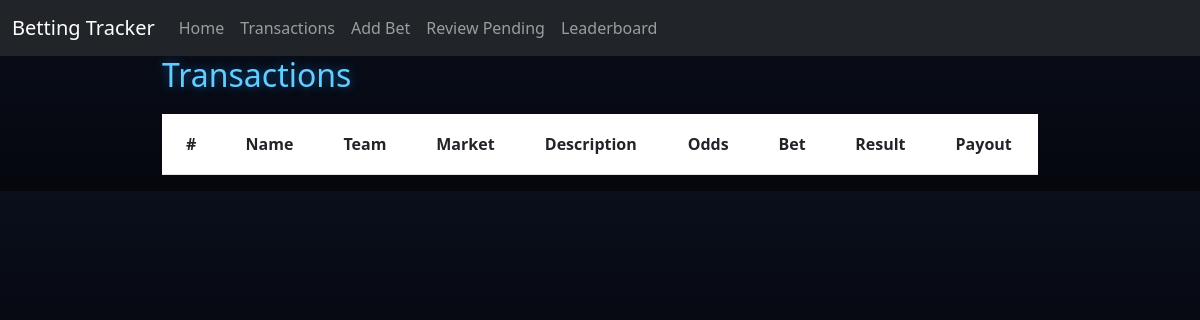
The page /review on the database as committed earlier.
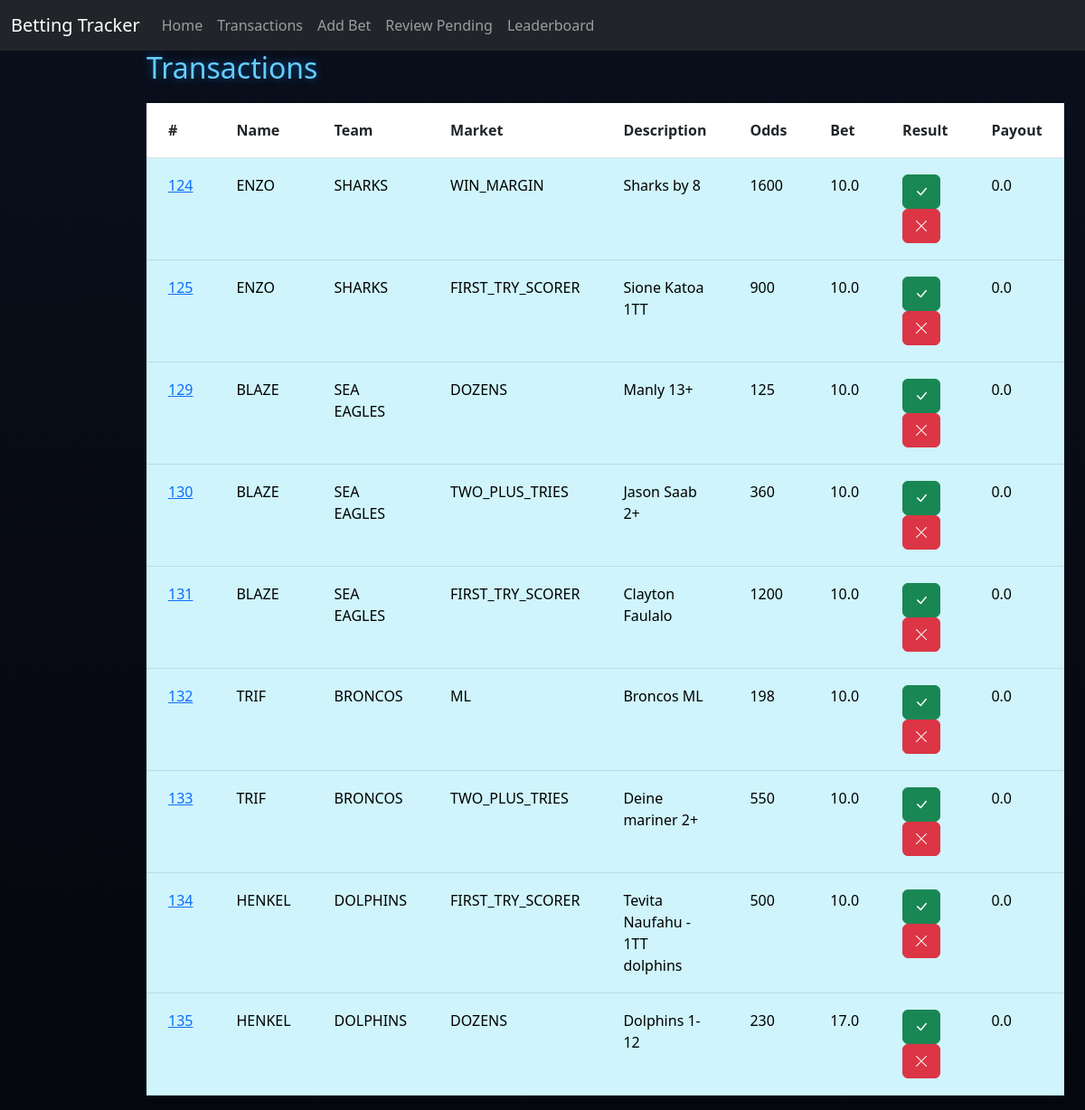
The same page on the database as committed later.
### tables this page shows
CREATE TABLE Transactions (
                            ID INTEGER PRIMARY KEY AUTOINCREMENT,
                            PlayerID INTEGER,
                            Team TEXT,
                            BetType TEXT,
                            Description TEXT,
                            Odds INTEGER,
                            AmountBet REAL,
                            Status TEXT,
                            AmountWon REAL,
                            FOREIGN KEY(PlayerID) REFERENCES Players(ID)
                        );

CREATE TABLE Players (
                        ID INTEGER PRIMARY KEY AUTOINCREMENT,
                        Name TEXT,
                        BetsPlaced INTEGER,
                        SuccessRate REAL,
                        Bank REAL
                    );

### app.py (the view, shortened to what this page needs)
@app.route("/review", methods=["GET", "POST"])
def review():
    db = get_db(DB)
    pending = db.execute("""
        SELECT Transactions.*, Players.Name
        FROM Transactions
        JOIN Players ON Players.ID = Transactions.PlayerID
        WHERE Status = 'Pending'
    """).fetchall()
    return render_template("review.html", transactions=pending)

### app.py (called while the page is built)
def get_db(DB):
    try:
        db = sqlite3.connect(DB)
        return db
    except sqlite3.Error as e:
        print(f"Error opening database: {e}")
        return None

### templates/review.html (shortened to what this page needs)
{% extends "base.html" %}
{% block content %}
<h2>Transactions</h2>
<table class="table transaction-table">
    <tr>
        <th>#</th>
        <th>Name</th>
        <th>Team</th>
        <th>Market</th>
        <th>Description</th>
        <th>Odds</th>
        <th>Bet</th>
        <th>Result</th>
        <th>Payout</th>
    </tr>
    {% for p in transactions %}
    <tr class="table-info">
        <td>
            <a href="{{ url_for('deleted', id=p[0]) }}">
                {{ p[0] }}
            </a>
        </td>
        <td>{{ p[9] }}</td>
        <td>{{ p[2] }}</td>
        <td>{{ p[3] }}</td>
        <td>{{ p[4] }}</td>
        <td>{{ p[5] }}</td>
        <td>{{ p[6] }}</td>
        <td>
            <form method="POST" action="{{ url_for('review') }}" style="display:inline;">
                <button class="btn btn-success">
                    <i class="bi bi-check-lg"></i>
                </button>
            </form>
            <form method="POST" action="{{ url_for('review') }}" style="display:inline;">
                <button class="btn btn-danger">
                    <i class="bi bi-x-lg"></i>
                </button>
            </form>
        </td>
        <td>{{ p[8] }}</td>
    </tr>
    {% endfor %}
</table>
{% endblock %}

### templates/base.html (shortened to what this page needs)
<!DOCTYPE html>
<html lang="en">
<head>
<link href="https://cdn.jsdelivr.net/npm/bootstrap@5.3.0/dist/css/bootstrap.min.css" rel="stylesheet">
<link rel="stylesheet" href="https://cdn.jsdelivr.net/npm/bootstrap-icons@1.11.1/font/bootstrap-icons.css">
</head>
<body>
<nav class="navbar navbar-expand-lg navbar-dark bg-dark">
    <div class="container-fluid">
        <a class="navbar-brand" href="/">Betting Tracker</a>
    <div class="collapse navbar-collapse">
        <ul class="navbar-nav me-auto mb-2 mb-lg-0">
            <li class="nav-item">
                <a class="nav-link" href="/">Home</a>
            </li>
            <li class="nav-item">
                <a class="nav-link" href="/transactions">Transactions</a>
            </li>
            <li class="nav-item">
                <a class="nav-link" href="/add">Add Bet</a>
            </li>
            <li class="nav-item">
                <a class="nav-link" href="/review">Review Pending</a>
            </li>
            <li class="nav-item">
                <a class="nav-link" href="/leaderboard">Leaderboard</a>
            </li>
        </ul>
    </div>
</div>
</nav>
<div class="container">
    {% block content %}
    {% endblock %}
</div>
</body>
</html>

### templates/base.html (style rules this page uses)
body { background: linear-gradient(to bottom, #0a0f1c, #05070d); color: white; font-family: 'Segoe UI', Tahoma, Geneva, Verdana, sans-serif; }
.container { max-width: 900px; }
h2 { margin-bottom: 20px; color: #66ccff; text-shadow: 0 0 10px rgba(0, 150, 255, 0.5); }
.transaction-table th, .transaction-table td { padding: 18px 24px; }

Rows that differ between the two databases and show on the page:
added Transactions: ID "124", Name "ENZO", Team "SHARKS", BetType "WIN_MARGIN", Description "Sharks by 8", Odds "1600", AmountBet "10.0", AmountWon "0.0"
added Transactions: ID "125", Name "ENZO", Team "SHARKS", BetType "FIRST_TRY_SCORER", Description "Sione Katoa 1TT", Odds "900", AmountBet "10.0", AmountWon "0.0"
added Transactions: ID "129", Name "BLAZE", Team "SEA EAGLES", BetType "DOZENS", Description "Manly 13+", Odds "125", AmountBet "10.0", AmountWon "0.0"
added Transactions: ID "130", Name "BLAZE", Team "SEA EAGLES", BetType "TWO_PLUS_TRIES", Description "Jason Saab 2+", Odds "360", AmountBet "10.0", AmountWon "0.0"
added Transactions: ID "131", Name "BLAZE", Team "SEA EAGLES", BetType "FIRST_TRY_SCORER", Description "Clayton Faulalo", Odds "1200", AmountBet "10.0", AmountWon "0.0"
added Transactions: ID "132", Name "TRIF", Team "BRONCOS", BetType "ML", Description "Broncos ML", Odds "198", AmountBet "10.0", AmountWon "0.0"
added Transactions: ID "133", Name "TRIF", Team "BRONCOS", BetType "TWO_PLUS_TRIES", Description "Deine mariner 2+", Odds "550", AmountBet "10.0", AmountWon "0.0"
added Transactions: ID "134", Name "HENKEL", Team "DOLPHINS", BetType "FIRST_TRY_SCORER", Description "Tevita Naufahu - 1TT dolphins", Odds "500", AmountBet "10.0", AmountWon "0.0"
added Transactions: ID "135", Name "HENKEL", Team "DOLPHINS", BetType "DOZENS", Description "Dolphins 1-12", Odds "230", AmountBet "17.0", AmountWon "0.0"
